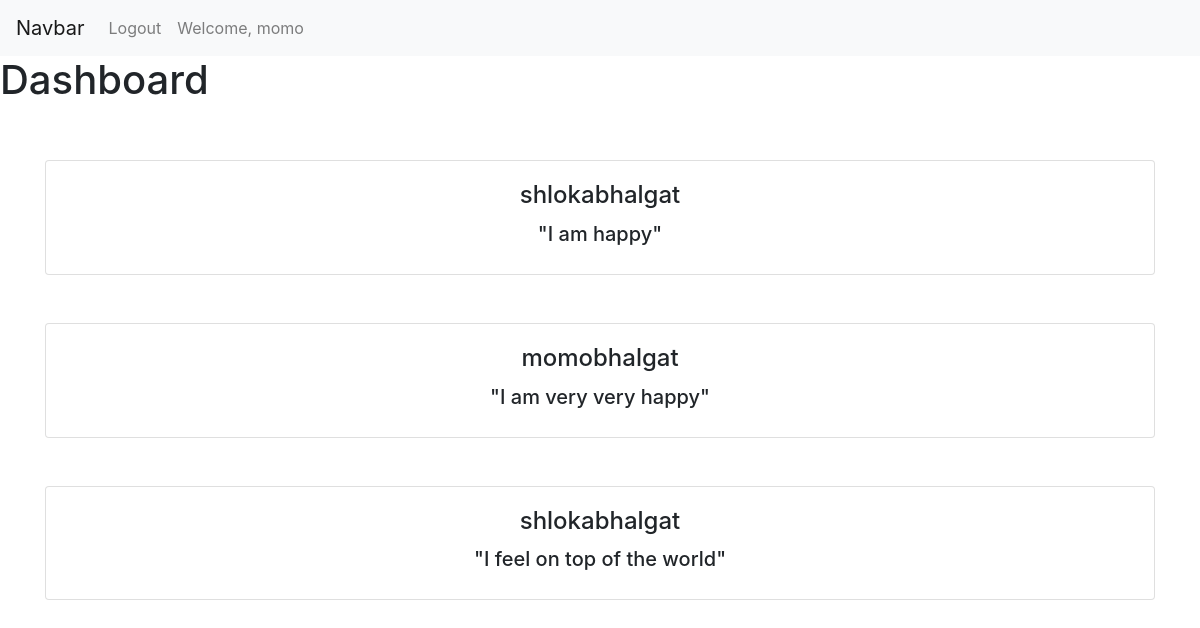
Screenshot of /dashboard (signed in) with the database file from the repository.
### TestApp/models.py (models this page shows)
class ThoughtPostModel(models.Model):
    user = models.ForeignKey(User,
                             default=1,
                             null=True,
                             on_delete=models.SET_NULL
                             )
    thought_post_text = models.TextField(max_length=1000)
    def __str__(self):
        if self.user is None:
            return "Error in username"
        return str(self.user)

### TestApp/views.py (the view)
# urls.py: path("dashboard", views.view_posts, name="dashboard"),
@login_required
def view_posts(request):
    post_object = ThoughtPostModel.objects.all()
    print(post_object)
    return render(request,"dashboard.html",context={"all_posts": post_object})

### templates/dashboard.html (shortened to what this page needs)
<!DOCTYPE html>
<html lang="en">
<head>
</head>
<body>
{% extends "header.html" %}
{% block content %}
    <h1>Dashboard</h1>
<div class="container py-5">
                      {% for post in all_posts  %}
    <div class="card text-center">
                <div class="card-body" >
                        <h4 class="card-title">{{ post.user }}</h4>
                        <h5>"{{ post.thought_post_text }}"</h5>
                </div>
            </div>
                          <br>
                          <br>
{% endfor %}
</div>
{% endblock %}

### templates/navbar.html (shortened to what this page needs)
<nav class="navbar navbar-expand-lg navbar-light bg-light">
  <a class="navbar-brand" href="#">Navbar</a>
  <div class="collapse navbar-collapse" id="navbarText">
    <ul class="navbar-nav mr-auto">
      {% if user.is_authenticated %}
      <li class="nav-item">
        <a class="nav-link" href="/logout">Logout</a>
      </li>
      <li class="nav-item">
        <a class="nav-link" href="#">Welcome, {{user.username}}</a>
      </li>
      {% else %}
      <li class="nav-item">
        <a class="nav-link" href="/login">Login</a>
      </li>
      {% endif %}
    </ul>
  </div>
</nav>

### rows the page displays
ThoughtPostModel: user "shlokabhalgat", thought_post_text "I am happy"
ThoughtPostModel: user "momobhalgat", thought_post_text "I am very very happy"
ThoughtPostModel: user "shlokabhalgat", thought_post_text "I feel on top of the world"

### other values shown
{{ user.username }} "momo"
